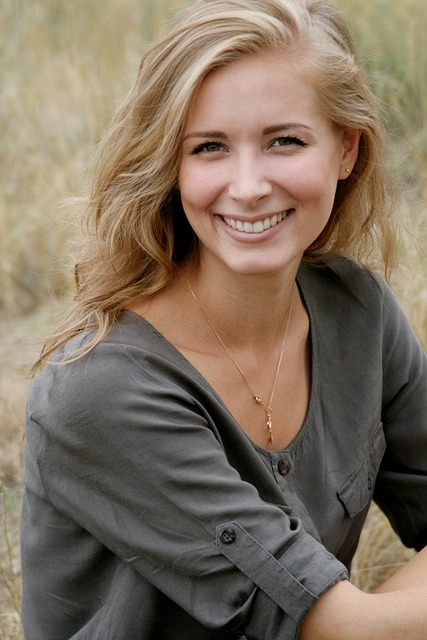
#> input picture pythonProject/Resources/img/woman.jpg, 427 x 640 px
$ python imageColorDetection.py
#> lines starting #> are read from the running program, lines starting #| are printed output that depends on the picture; after the words box and inside, x2 and y2 are one past the last pixel; in counts of white or black regions, pixels touching at a corner belong together
import cv2
import numpy as np
def empty(a):
        pass

def stackImages(scale,imgArray):
    rows = len(imgArray)
    cols = len(imgArray[0])
    rowsAvailable = isinstance(imgArray[0], list)
    width = imgArray[0][0].shape[1]
    height = imgArray[0][0].shape[0]
    if rowsAvailable:
        for x in range ( 0, rows):
            for y in range(0, cols):
                if imgArray[x][y].shape[:2] == imgArray[0][0].shape [:2]:
                    imgArray[x][y] = cv2.resize(imgArray[x][y], (0, 0), None, scale, scale)
                else:
                    imgArray[x][y] = cv2.resize(imgArray[x][y], (imgArray[0][0].shape[1], imgArray[0][0].shape[0]), None, scale, scale)
                if len(imgArray[x][y].shape) == 2: imgArray[x][y]= cv2.cvtColor( imgArray[x][y], cv2.COLOR_GRAY2BGR)
        imageBlank = np.zeros((height, width, 3), np.uint8)
        hor = [imageBlank]*rows
        hor_con = [imageBlank]*rows
        for x in range(0, rows):
            hor[x] = np.hstack(imgArray[x])
        ver = np.vstack(hor)
    else:
        for x in range(0, rows):
            if imgArray[x].shape[:2] == imgArray[0].shape[:2]:
                imgArray[x] = cv2.resize(imgArray[x], (0, 0), None, scale, scale)
            else:
                imgArray[x] = cv2.resize(imgArray[x], (imgArray[0].shape[1], imgArray[0].shape[0]), None,scale, scale)
            if len(imgArray[x].shape) == 2: imgArray[x] = cv2.cvtColor(imgArray[x], cv2.COLOR_GRAY2BGR)
        hor= np.hstack(imgArray)
        ver = hor
    return ver

path = '../Resources/img/woman.jpg'

#Se Crean barras de seguimiento
cv2.namedWindow("TrackBars")
cv2.resizeWindow("TrackBars", (640, 240))
cv2.createTrackbar("Hue Min", "TrackBars",0,179,empty)
cv2.createTrackbar("Hue Max", "TrackBars",19,179,empty)
cv2.createTrackbar("Sat Min", "TrackBars",110,255,empty)
cv2.createTrackbar("Sat Max", "TrackBars",240,255,empty)
cv2.createTrackbar("Val Min", "TrackBars",153,255,empty)
cv2.createTrackbar("Val Max", "TrackBars",255,255,empty)

while True:
        img = cv2.imread(path)
#> img is the input picture: shape (640, 427, 3); mean B, G, R 95.5, 112.8, 128.2

        #Primero se debe convertir en espacio HSV
        #En este caso se la convertira a HSV
        imgHSV = cv2.cvtColor(img, cv2.COLOR_BGR2HSV)
#> imgHSV: shape (640, 427, 3); mean H, S, V 28.2, 66.2, 128.6

        #esta parte va a leer los valores que se apliquen arriba, por lo cual es
        #importante que el trackBarName sea exactamente el mismo, y el nombre de la venteana
        h_min = cv2.getTrackbarPos("Hue Min", "TrackBars")
        h_max = cv2.getTrackbarPos("Hue Max", "TrackBars")
        s_min = cv2.getTrackbarPos("Sat Min", "TrackBars")
        s_max = cv2.getTrackbarPos("Sat Max", "TrackBars")
        v_min = cv2.getTrackbarPos("Val Min", "TrackBars")
        v_max = cv2.getTrackbarPos("Val Max", "TrackBars")

        print(h_min,h_max,s_min,s_max,v_min,v_max)
        lower = np.array([h_min,s_min,v_min])
        upper = np.array([h_max,s_max,v_max])
        #se crea una mascara, filtrara y nos dara la imagen filtrada
        mask = cv2.inRange(imgHSV, lower,upper)
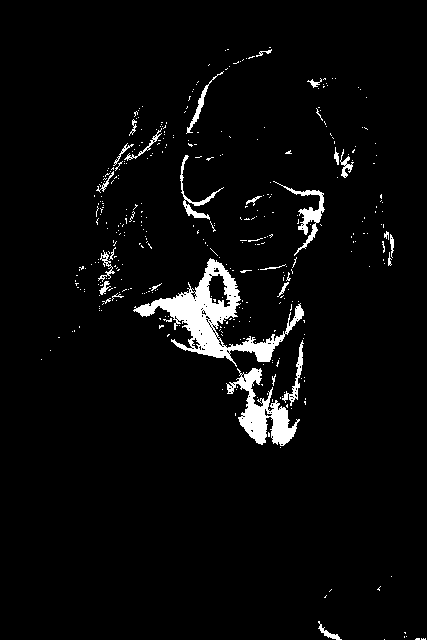
#> mask: shape (640, 427); 3.9% white; 381 white regions (354 under 20 px), largest, box (x1, y1, x2, y2) and area: (133, 258, 304, 367) 4646, (226, 368, 300, 446) 2149, (273, 181, 325, 256) 681
        #una imagen para los resultados, practicamente se agregan dos imagenes, para cerear una
        imgResult = cv2.bitwise_and(img, img, mask=mask)
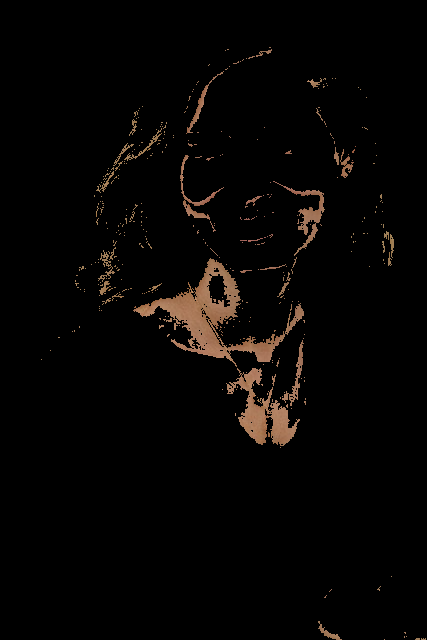
#> imgResult: shape (640, 427, 3); mean B, G, R 3.4, 4.6, 6.5


        # [6 lines of commented-out code are left out]

        imgStack=stackImages(0.6,([img,imgHSV],[mask,imgResult]))
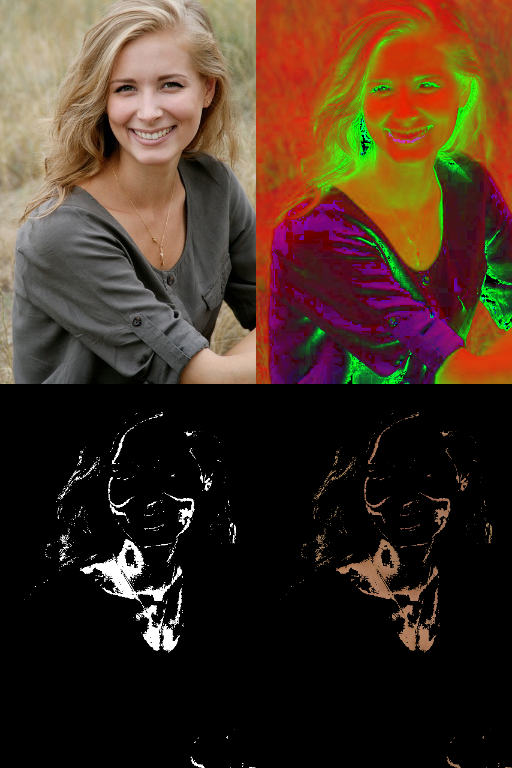
#> imgStack: shape (768, 512, 3); mean B, G, R 34.2, 48.4, 68.3
        cv2.imshow("Stacked Images", imgStack)

        cv2.waitKey(1)

$ run again, with pythonProject/Resources/img/cards.jpg copied over pythonProject/Resources/img/woman.jpg
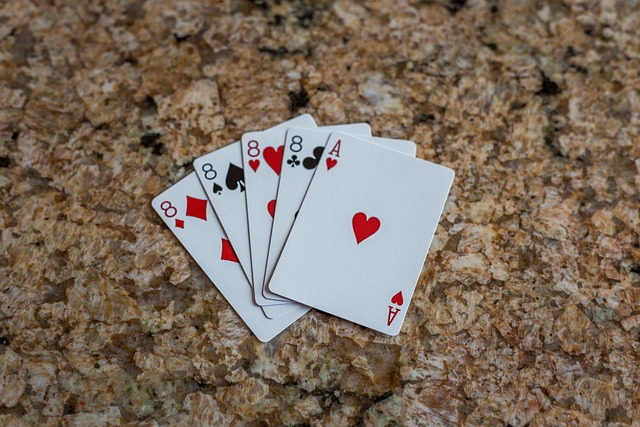
#> input picture pythonProject/Resources/img/cards.jpg, 640 x 427 px
#> img is the input picture: shape (427, 640, 3); mean B, G, R 93.4, 107.9, 123.8
#> imgHSV: shape (427, 640, 3); mean H, S, V 30.4, 87.3, 127.9
#> `mask = cv2.inRange(imgHSV, lower,upper)`:
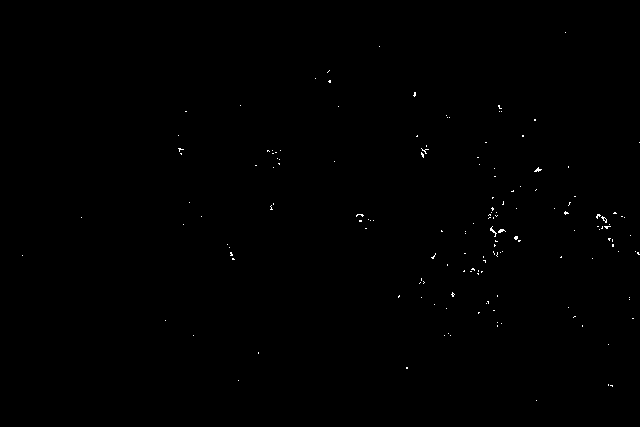
#> mask: shape (427, 640); 0.2% white in thin lines or dots, all inside (x1, y1, x2, y2) = (22, 32, 640, 401)
#> `imgStack=stackImages(0.6,([img,imgHSV],[mask,imgResult]))`:
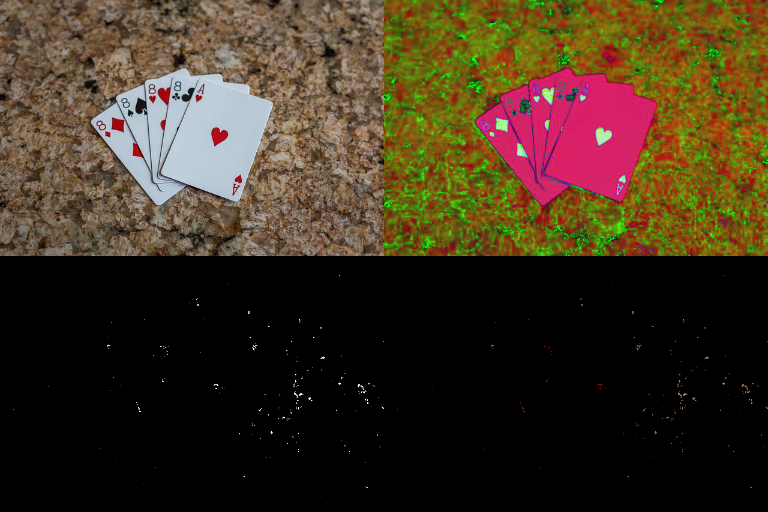
#> imgStack: shape (512, 768, 3); mean B, G, R 31.1, 48.9, 63.1
